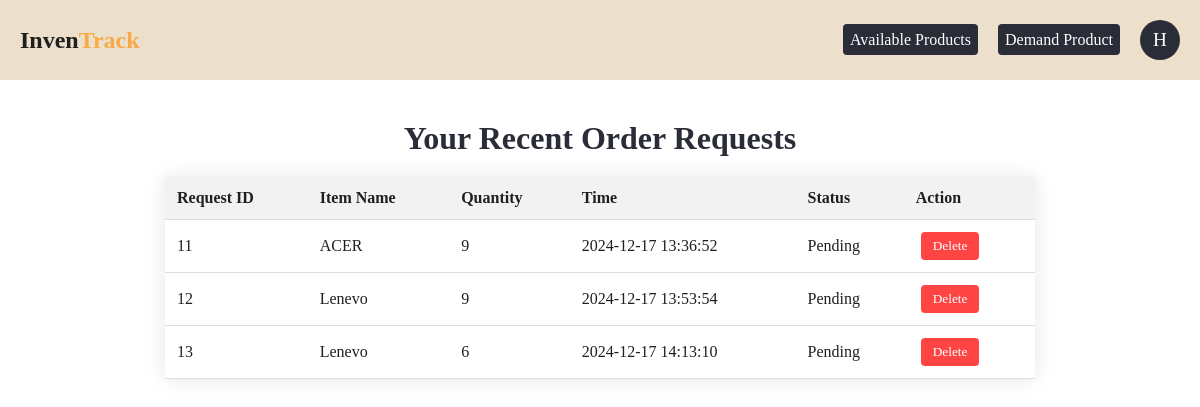
Page /pages/user/home.php (signed in) on the committed database.
### tables this page shows
CREATE TABLE `client_requests` (
  `request_id` int(11) NOT NULL,
  `product` varchar(100) NOT NULL,
  `quantity` int(11) NOT NULL,
  `created_at` timestamp NOT NULL DEFAULT current_timestamp(),
  `total_price` float NOT NULL,
  `price` float NOT NULL,
  `created_by` varchar(50) NOT NULL,
  `status` enum('Pending','Approved','Canceled','') NOT NULL DEFAULT 'Pending'
);

### pages/user/home.php (the view, shortened to what this page needs)
<?php
require '../../config.php';
$sql = "SELECT * FROM client_requests WHERE created_by = '".$_SESSION['first_name']." ".$_SESSION['last_name']."'";
$result = mysqli_query($conn, $sql);
?>
<!DOCTYPE html>
<html lang="en">
<head>
    <link rel="stylesheet" href="../../assets/css/admin-dashboard.css" />
    <link rel="stylesheet" href="https://cdnjs.cloudflare.com/ajax/libs/font-awesome/6.0.0-beta3/css/all.min.css">
</head>
<body>
<nav>
        <ul class="navbar">
            <li>
                <h1>Inven<span style="color: rgb(247, 170, 70)">Track</span></h1>
            </li>
            <ul  class="nav-links">
                <li><a class="create-admin" href="available-products.php">Available Products</a></li>
                <li><a class="create-admin" href="create-request.php">Demand Product</a></li>
                <li style="position: relative;">
                    <div class="profile-circle" style="width: 40px; height: 40px; background-color: #2a2d38; border-radius: 50%; display: flex; align-items: center; justify-content: center; cursor: pointer;">
                        <span style="color: white; font-size: 1.2rem;">
                            <?php echo strtoupper(substr($_SESSION['first_name'], 0, 1)); ?>
                        </span>
                    </div>
                </li>
            </ul>
        </ul>
</nav>
    <div class="main-content">
        <div class="widget">
            <h2>Your Recent Order Requests</h2>
            <table>
                <thead>
                    <tr>
                        <th>Request ID</th>
                        <th>Item Name</th>
                        <th>Quantity</th>
                        <th>Time</th>
                        <th>Status</th>
                        <th>Action</th>
                    </tr>
                </thead>
                <tbody>
                <?php
                if(mysqli_num_rows($result) > 0){
                        while($row = mysqli_fetch_assoc($result)){
                            echo "<tr>";
                            echo "<td>".$row['request_id']."</td>";
                            echo "<td>".$row['product']."</td>";
                            echo "<td>".$row['quantity']."</td>";
                            echo "<td>".$row['created_at']."</td>";
                            echo "<td>".$row['status']."</td>";
                            echo "<td>";
                            echo "<button class='delete-btn'>Delete</button>";
                            echo "</td>";
                            echo "</tr>";
                        }
                    }else{
                        echo "<tr><td colspan='6' style='text-align: center; color: red;'>No requests found</td></tr>";
                    }
                    ?>
                </tbody>
            </table>
        </div>
    </div>
</body>
</html>

### assets/css/admin-dashboard.css (style rules this page uses)
* { font-family: Poppins; margin: 0; padding: 0; box-sizing: border-box; }
.navbar { list-style: none; display: flex; justify-content: space-between; align-items: center; padding: 10px 20px; background-color: #ECDFCC; height: 80px; z-index: 1; }
li { color: #1E201E; }
nav { z-index: 1; width: 100%; }
table { width: 100%; border-collapse: collapse; background-color: #fff; box-shadow: 0 0 20px rgba(0, 0, 0, 0.1); }
th, td { padding: 12px; text-align: left; border-bottom: 1px solid #ddd; color: #1E201E; }
th { background-color: #f2f2f2; font-weight: bold; }
.edit-btn, .delete-btn { padding: 5px 10px; margin: 0 5px; border: none; cursor: pointer; border-radius: 3px; }
.delete-btn { background-color: #f44336; color: white; }

### pages/user/home.php (style rules this page uses)
.nav-links { display: flex; flex-direction: row; gap: 20px; list-style: none; padding: 0; margin: 0; align-items: center; justify-content: center; }
table { width: 75%; margin: 0 auto; }
.create-admin { text-decoration: none; color: white; font-size: 1rem; padding: 0; background-color: #2a2d38; padding: 7px; border-radius: 4px; transition: 0.3s ease-in; }
.main-content { margin-top: 20px; padding: 20px; border-radius: 8px; }
.widget h2 { text-align: center; font-size: 2rem; color: #2a2d38; margin-bottom: 20px; }
.delete-btn { background-color: #ff4444; color: white; border: none; padding: 6px 12px; border-radius: 4px; cursor: pointer; transition: background-color 0.3s ease; }

### rows in the picture
client_requests: request_id "11", product "ACER", quantity "9", created_at "2024-12-17 13:36:52", status "Pending"
client_requests: request_id "12", product "Lenevo", quantity "9", created_at "2024-12-17 13:53:54", status "Pending"
client_requests: request_id "13", product "Lenevo", quantity "6", created_at "2024-12-17 14:13:10", status "Pending"

### other values in the picture
substr($_SESSION['first_name'], 0, 1) "H"
